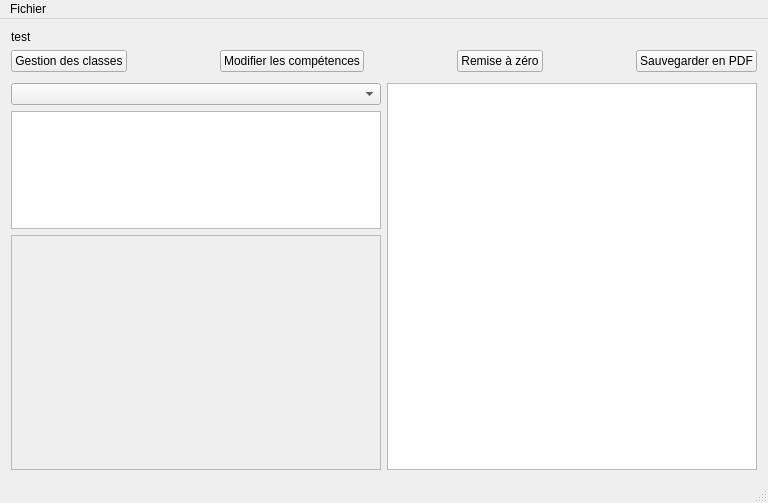
<?xml version="1.0" encoding="UTF-8"?>
<ui version="4.0">
 <class>MainWindow</class>
 <widget class="QMainWindow" name="MainWindow">
  <property name="geometry">
   <rect>
    <x>0</x>
    <y>0</y>
    <width>768</width>
    <height>503</height>
   </rect>
  </property>
  <property name="windowTitle">
   <string>Cible</string>
  </property>
  <widget class="QWidget" name="centralWidget">
   <layout class="QVBoxLayout" name="verticalLayout_2">
    <item>
     <widget class="QLabel" name="lbl_path">
      <property name="text">
       <string>test</string>
      </property>
     </widget>
    </item>
    <item>
     <layout class="QHBoxLayout" name="horizontalLayout">
      <property name="bottomMargin">
       <number>5</number>
      </property>
      <item>
       <widget class="QPushButton" name="btn_groups">
        <property name="text">
         <string>Gestion des classes</string>
        </property>
       </widget>
      </item>
      <item>
       <spacer name="horizontalSpacer">
        <property name="orientation">
         <enum>Qt::Horizontal</enum>
        </property>
        <property name="sizeHint" stdset="0">
         <size>
          <width>40</width>
          <height>20</height>
         </size>
        </property>
       </spacer>
      </item>
      <item>
       <widget class="QPushButton" name="btn_competences">
        <property name="text">
         <string>Modifier les compétences</string>
        </property>
       </widget>
      </item>
      <item>
       <spacer name="horizontalSpacer_3">
        <property name="orientation">
         <enum>Qt::Horizontal</enum>
        </property>
        <property name="sizeHint" stdset="0">
         <size>
          <width>40</width>
          <height>20</height>
         </size>
        </property>
       </spacer>
      </item>
      <item>
       <widget class="QPushButton" name="btn_reset">
        <property name="text">
         <string>Remise à zéro</string>
        </property>
       </widget>
      </item>
      <item>
       <spacer name="horizontalSpacer_2">
        <property name="orientation">
         <enum>Qt::Horizontal</enum>
        </property>
        <property name="sizeHint" stdset="0">
         <size>
          <width>40</width>
          <height>20</height>
         </size>
        </property>
       </spacer>
      </item>
      <item>
       <widget class="QPushButton" name="btn_pdf">
        <property name="text">
         <string>Sauvegarder en PDF</string>
        </property>
       </widget>
      </item>
     </layout>
    </item>
    <item>
     <layout class="QHBoxLayout" name="horizontalLayout_2">
      <item>
       <layout class="QVBoxLayout" name="layout_competence" stretch="1,1,2">
        <item>
         <widget class="QComboBox" name="GroupsBox"/>
        </item>
        <item>
         <widget class="QListWidget" name="StudentsList"/>
        </item>
        <item>
         <widget class="QScrollArea" name="scrollArea">
          <property name="widgetResizable">
           <bool>true</bool>
          </property>
          <widget class="QWidget" name="scrollAreaWidgetContents">
           <property name="geometry">
            <rect>
             <x>0</x>
             <y>0</y>
             <width>367</width>
             <height>234</height>
            </rect>
           </property>
          </widget>
         </widget>
        </item>
       </layout>
      </item>
      <item>
       <layout class="QVBoxLayout" name="verticalLayout">
        <item>
         <widget class="QGraphicsView" name="graphicsView">
          <property name="verticalScrollBarPolicy">
           <enum>Qt::ScrollBarAlwaysOff</enum>
          </property>
          <property name="horizontalScrollBarPolicy">
           <enum>Qt::ScrollBarAlwaysOff</enum>
          </property>
          <property name="interactive">
           <bool>false</bool>
          </property>
          <property name="renderHints">
           <set>QPainter::Antialiasing|QPainter::HighQualityAntialiasing|QPainter::TextAntialiasing</set>
          </property>
          <property name="viewportUpdateMode">
           <enum>QGraphicsView::FullViewportUpdate</enum>
          </property>
         </widget>
        </item>
       </layout>
      </item>
     </layout>
    </item>
   </layout>
  </widget>
  <widget class="QMenuBar" name="menuBar">
   <property name="geometry">
    <rect>
     <x>0</x>
     <y>0</y>
     <width>768</width>
     <height>21</height>
    </rect>
   </property>
   <widget class="QMenu" name="menuFichier">
    <property name="title">
     <string>Fichier</string>
    </property>
    <addaction name="actionNew"/>
    <addaction name="actionOpen"/>
   </widget>
   <addaction name="menuFichier"/>
  </widget>
  <widget class="QStatusBar" name="statusBar"/>
  <action name="actionNew">
   <property name="text">
    <string>Nouveau...</string>
   </property>
   <property name="shortcut">
    <string>Ctrl+N</string>
   </property>
  </action>
  <action name="actionOpen">
   <property name="text">
    <string>Ouvrir...</string>
   </property>
   <property name="shortcut">
    <string>Ctrl+O</string>
   </property>
  </action>
 </widget>
 <layoutdefault spacing="6" margin="11"/>
 <resources/>
 <connections/>
</ui>
